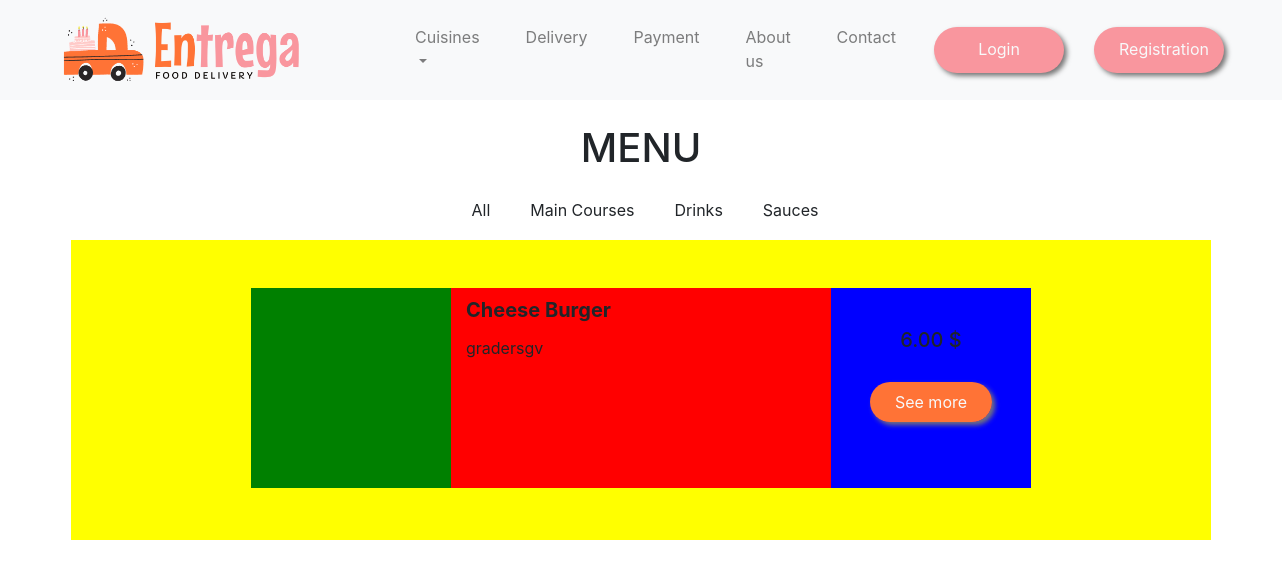
/menu/review/?id=2, run on an earlier commit of the app's database.
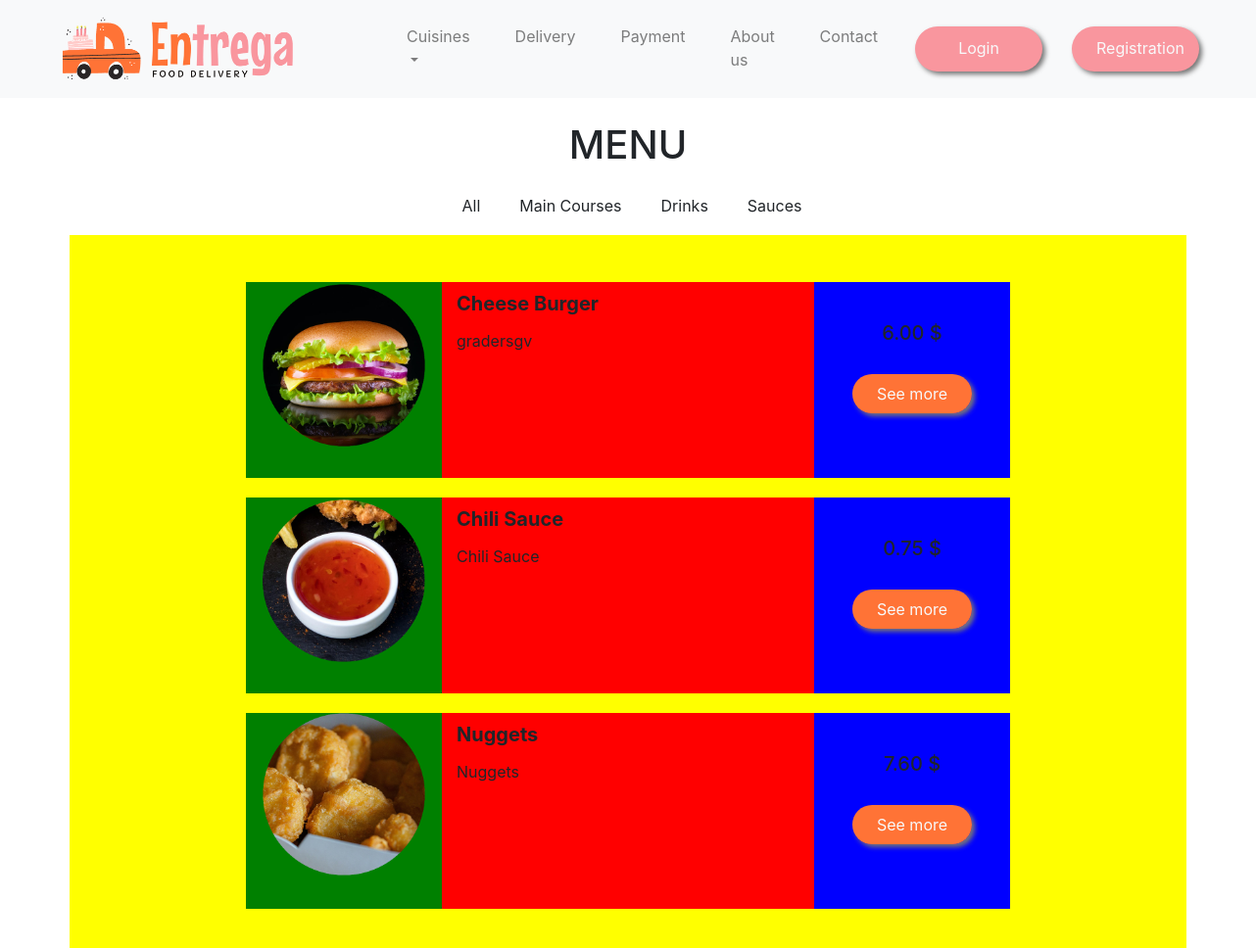
And on a later commit of the database.
### core/models.py (models this page shows, shortened)
class Product(models.Model):
    name = models.CharField(max_length=255)
    restaurant = models.ForeignKey(Restaurant, on_delete=models.SET_NULL, null=True)
    section = models.ForeignKey(Menu, on_delete=models.SET_NULL, null=True)
    ingredient = models.CharField(max_length=255, blank=True, null=True)
    description = models.TextField(max_length=1000, default='')
    price = models.DecimalField(max_digits=6, decimal_places=2)
    created_at = models.DateTimeField(auto_now_add=True)
    updated_at = models.DateTimeField(auto_now=True)
    objects = ProductManager()

class Image (models.Model):
    product = models.ForeignKey(Product, default=None, related_name='images', on_delete=models.CASCADE)
    image = models.ImageField(upload_to=f'product/', blank=True)
    default = models.BooleanField(default=False)
    objects = ImageManager()

### core/views.py (the view)
# urls.py: path('review/', views.ProductView.as_view(), name='review'),
class ProductView(ListView):
    template_name = 'menu.html'
    model = Product
    def get_queryset(self):
        restaurant_id = self.request.GET.get('id', None)
        if restaurant_id:
            return self.model.objects.get_by_restaurant_id(restaurant_id)
        return super(ProductView, self).get_queryset()

### core/models.py (called while the page is built)
    def __str__(self):
        return self.name

    def get_prefetched(self):
        return self.get_queryset().select_related('section', 'restaurant')

    def get_by_restaurant_id(self, restaurant_id):
        return self.get_prefetched().filter(restaurant=restaurant_id)

### core/templates/menu.html (shortened to what this page needs)
{% extends 'base.html' %}
{% load bootstrap4 %}
{%  load static %}
{% block css %}
    <link rel="stylesheet" href="{% static 'css/custom.css' %}">
{% endblock css %}
{%  block content %}
    <section>
    <br>
    <h1 style="text-align: center">MENU</h1>
    <nav class="navbar navbar-expand-lg navbar-light new_nav">
        <div class="collapse navbar-collapse ml-5 justify-content-center">
            <ul class="navbar-nav">
               <li data-f="all">All</li>
               <li data-f="main-courses">Main Courses</li>
               <li data-f="drinks">Drinks</li>
               <li data-f="sauces">Sauces</li>
            </ul>
        </div>
    </nav>
    </section>
    <section id="product list">
        {% include 'includes/product_list.html' %}
    </section>
{%  endblock content %}

### core/templates/includes/product_list.html
{% load core_tags %}
{%  block content %}
    <div class="container" style="background-color: yellow;min-height: 300px; position: relative">
        <br>
        <div class="row">
            <div class="container" style="margin-bottom: 20px">
                <br>
                {% for product in product_list %}
                    <div class="row product justify-content-center align-self-start {{ product.section }}">
                        <div class="col-md-2" style="margin-bottom: 20px; background-color: green; min-height: 200px; min-width: 200px">
                            {% for image in product.images.all %}
                                {% if image.default == True %}
                                    <img src="{{ image.image.url }}" class="card-img-top" alt="...">
                                {% endif %}
                            {% endfor %}
                        </div>
                        <div class="col-md-4" style="margin-bottom: 20px; background-color: red; min-height: 200px;">
                            <h5 style="margin-top: 10px; font-weight: bold">{{ product.name }}</h5>
                            <p class="card-text">{{ product.description }}</p>
                        </div>
                        <div class="col-md-2" id="price" style="margin-bottom:20px; background-color: blue; min-height: 200px; min-width: 200px">
                            <h5 style="margin-top: 40px">{{ product.price }} $</h5>
                            <br>
                            <a href="{% url 'menu:detail' pk=product.id %}" class="action-btn">See more</a>
                        </div>
                    </div>
                {% endfor %}
            </div>
        </div>
    </div>
{%  endblock content %}

What changed in the data, as far as the page shows it:
added Image: image (picture), shown under Product "Cheese Burger"
added Product: name "Chili Sauce", description "Chili Sauce"
added Image: image (picture), shown under "Chili Sauce"
added Product: name "Nuggets", description "Nuggets"
added Image: image (picture), shown under "Nuggets"
